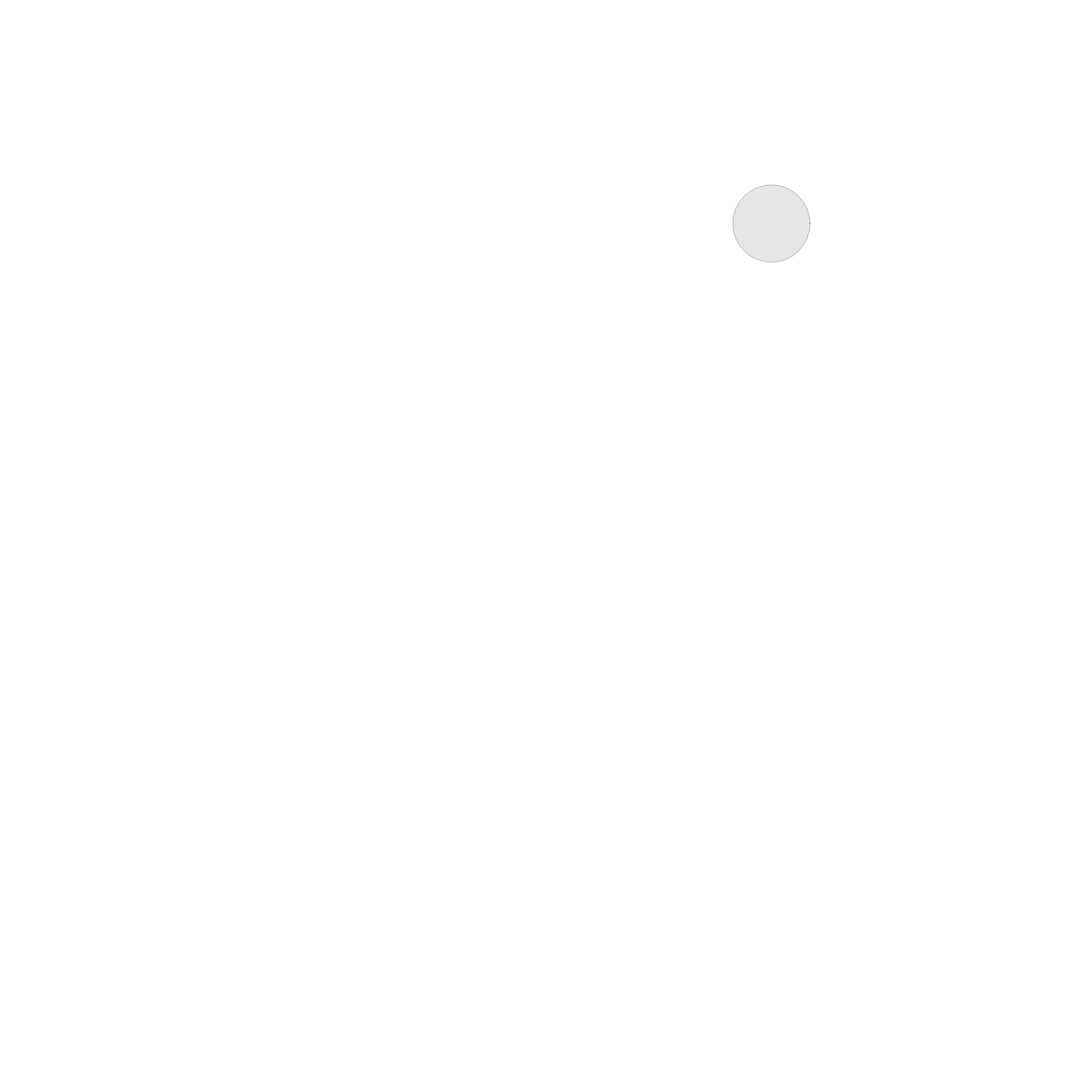
Frame 1 (no input)
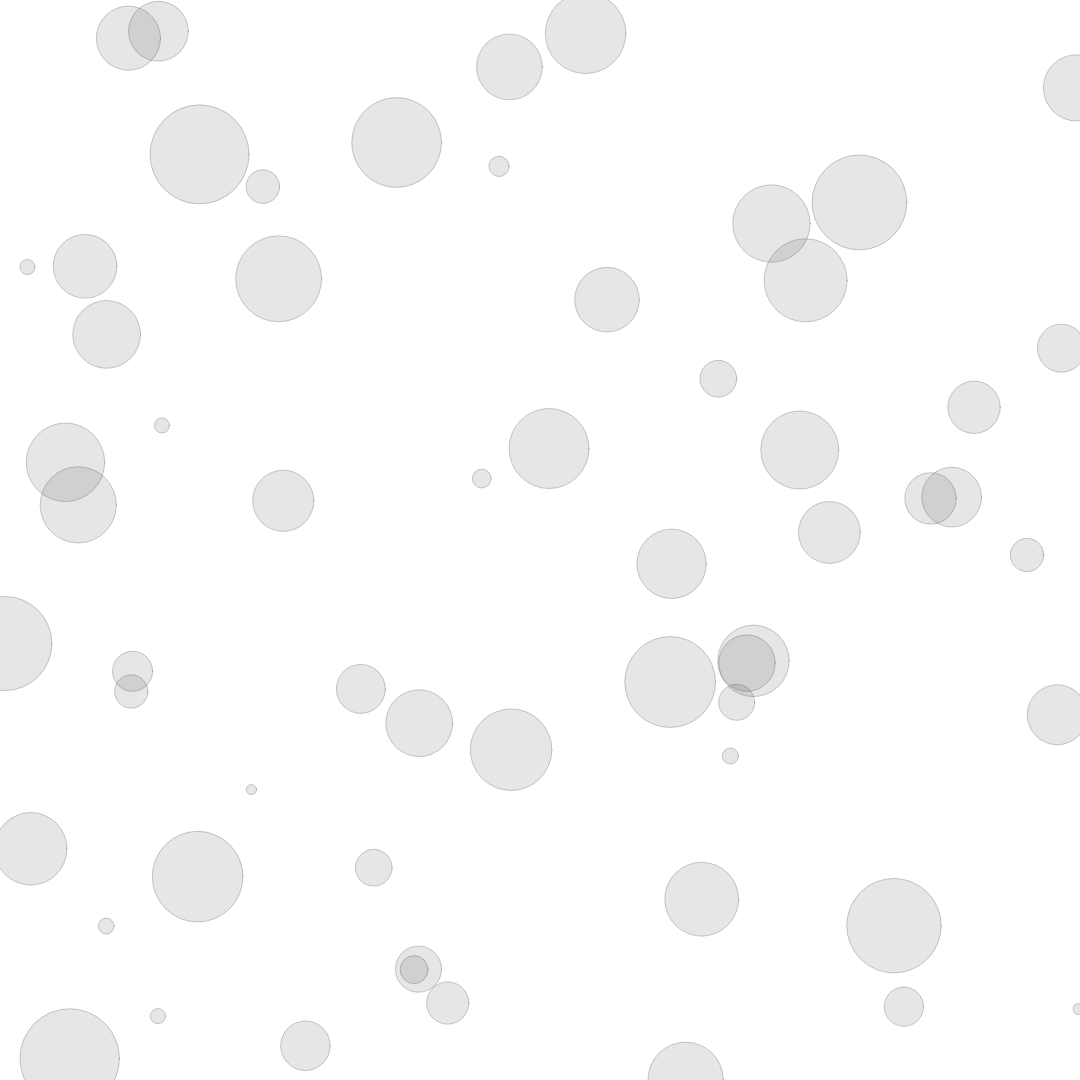
Frame 60 (no input)
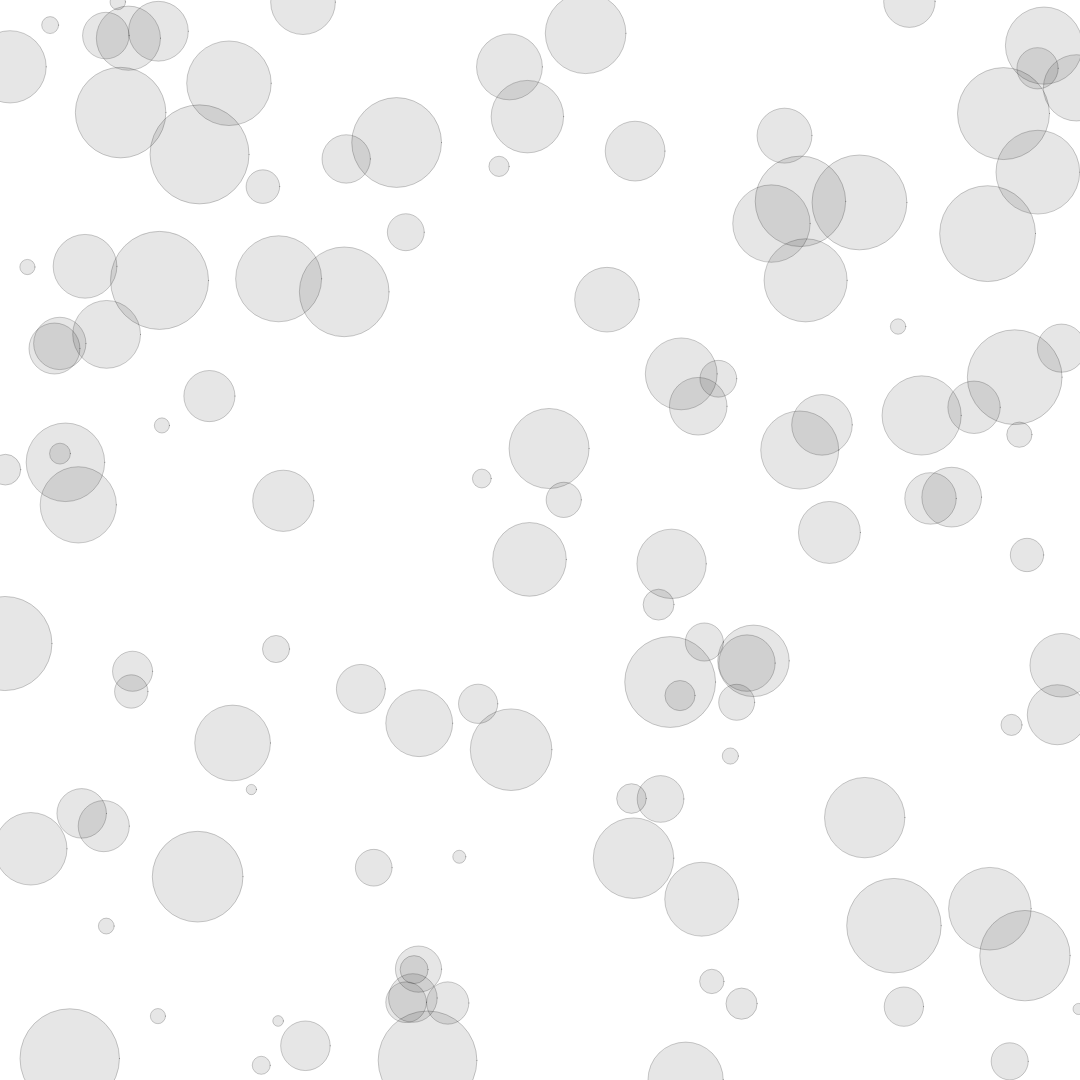
Frame 120 (the mouse pressed at the canvas centre since frame 60)

The p5.js sketch that drew these frames (run headless with seeded random() and noise() and a simulated clock; from frame 60 on, the mouse is pressed at the canvas centre):

// p5.js sketch
// ── sketch.js
function setup() {
  //{!1} This canvas size is used to accommodate the book’s layout but isn’t critical for the examples otherwise.
  createCanvas(1080, 1080);
  background(255);
}

function draw() {
  fill(0, 25);
  stroke(0, 50);
  //{!1} Draw a random circle each time through draw().
  circle(random(width), random(height), random(10,100));
}
